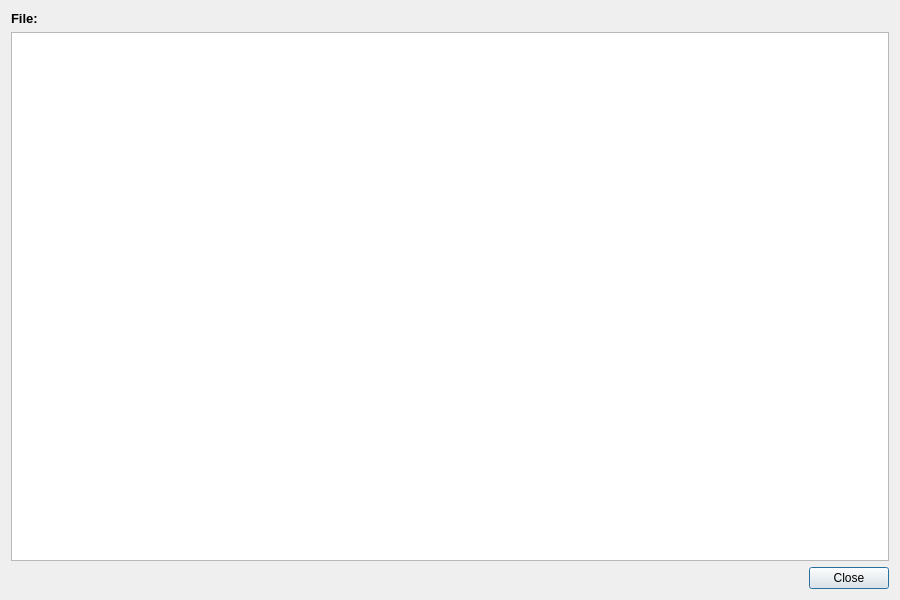
<?xml version="1.0" encoding="UTF-8"?>
<ui version="4.0">
 <class>TableViewerDialog</class>
 <widget class="QDialog" name="TableViewerDialog">
  <property name="geometry">
   <rect>
    <x>0</x>
    <y>0</y>
    <width>900</width>
    <height>600</height>
   </rect>
  </property>
  <property name="windowTitle">
   <string>Table Viewer</string>
  </property>
  <layout class="QVBoxLayout" name="verticalLayout">
   <item>
    <widget class="QLabel" name="fileNameLabel">
     <property name="text">
      <string>File: </string>
     </property>
     <property name="font">
      <font>
       <pointsize>10</pointsize>
       <bold>true</bold>
      </font>
     </property>
    </widget>
   </item>
   <item>
    <widget class="QTableView" name="tableView">
     <property name="alternatingRowColors">
      <bool>true</bool>
     </property>
     <property name="selectionMode">
      <enum>QAbstractItemView::ExtendedSelection</enum>
     </property>
     <property name="selectionBehavior">
      <enum>QAbstractItemView::SelectRows</enum>
     </property>
     <property name="sortingEnabled">
      <bool>true</bool>
     </property>
    </widget>
   </item>
   <item>
    <widget class="QDialogButtonBox" name="buttonBox">
     <property name="orientation">
      <enum>Qt::Horizontal</enum>
     </property>
     <property name="standardButtons">
      <set>QDialogButtonBox::Close</set>
     </property>
    </widget>
   </item>
  </layout>
 </widget>
 <resources/>
 <connections>
  <connection>
   <sender>buttonBox</sender>
   <signal>accepted()</signal>
   <receiver>TableViewerDialog</receiver>
   <slot>accept()</slot>
   <hints>
    <hint type="sourcelabel">
     <x>449</x>
     <y>569</y>
    </hint>
    <hint type="destinationlabel">
     <x>449</x>
     <y>299</y>
    </hint>
   </hints>
  </connection>
  <connection>
   <sender>buttonBox</sender>
   <signal>rejected()</signal>
   <receiver>TableViewerDialog</receiver>
   <slot>reject()</slot>
   <hints>
    <hint type="sourcelabel">
     <x>449</x>
     <y>569</y>
    </hint>
    <hint type="destinationlabel">
     <x>449</x>
     <y>299</y>
    </hint>
   </hints>
  </connection>
 </connections>
</ui>
